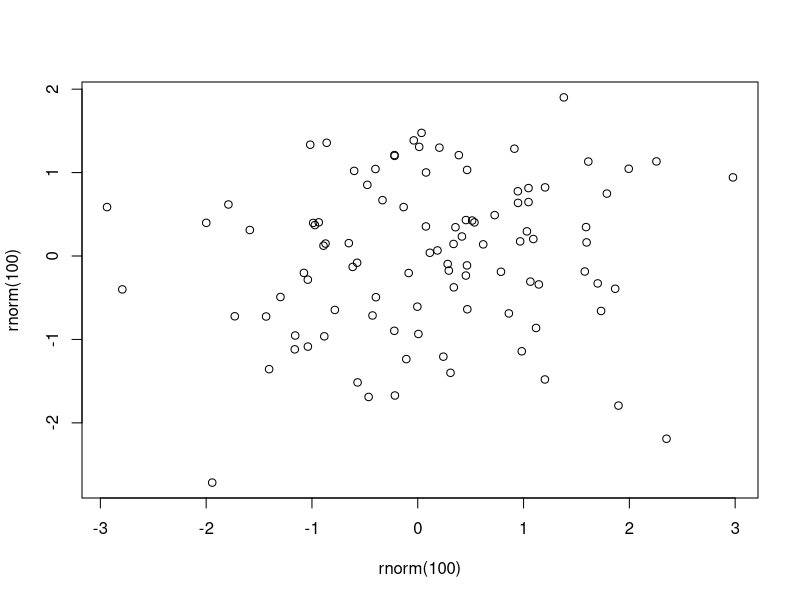
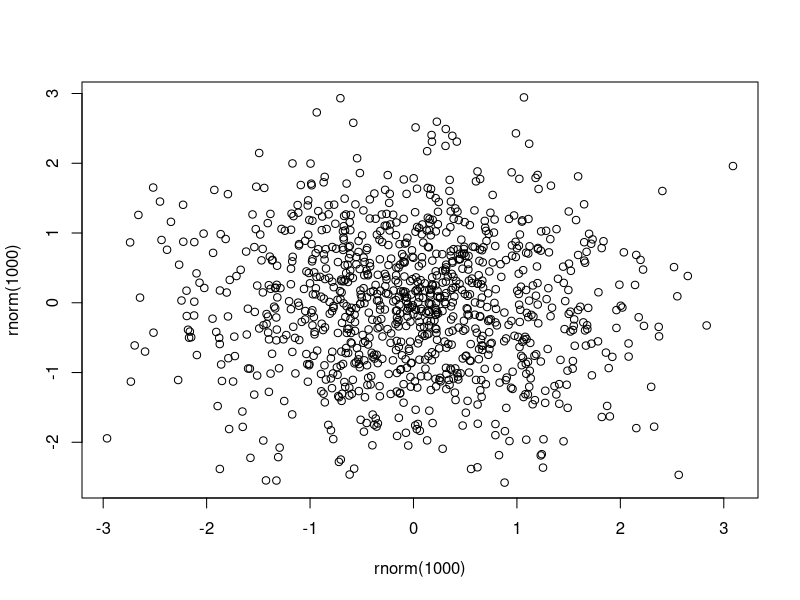
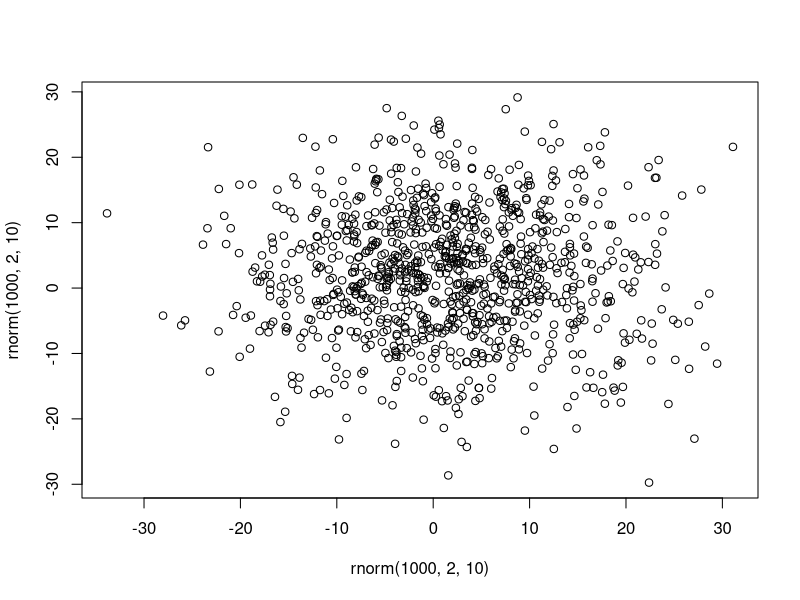

Here is the R script that generated these plots, in order:
## ---- chunk 1
knitr::opts_chunk$set(echo = TRUE)
## ---- chunk 2
plot(rnorm(100), rnorm(100))
## ---- chunk 3
plot(rnorm(1000), rnorm(1000))
## ---- chunk 4
plot(rnorm(1000,2,10), rnorm(1000,2,10))
